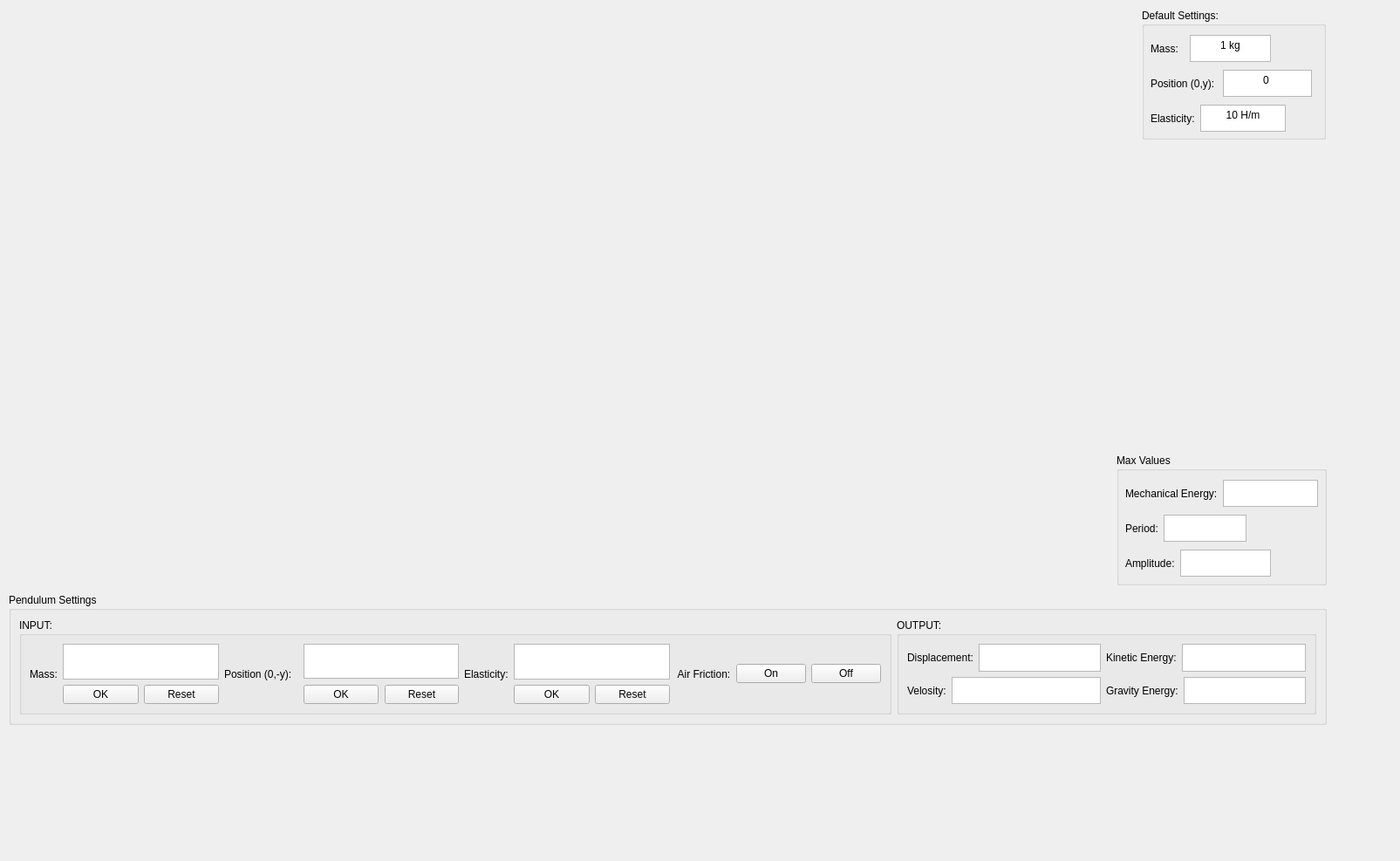
<?xml version="1.0" encoding="UTF-8"?>
<ui version="4.0">
 <class>SpringPendulum</class>
 <widget class="QWidget" name="SpringPendulum">
  <property name="geometry">
   <rect>
    <x>0</x>
    <y>0</y>
    <width>1605</width>
    <height>987</height>
   </rect>
  </property>
  <property name="windowTitle">
   <string>SpringPendulum</string>
  </property>
  <widget class="QGroupBox" name="PendulumSettings">
   <property name="geometry">
    <rect>
     <x>10</x>
     <y>680</y>
     <width>1511</width>
     <height>151</height>
    </rect>
   </property>
   <property name="title">
    <string>Pendulum Settings</string>
   </property>
   <layout class="QHBoxLayout" name="horizontalLayout_2">
    <item>
     <widget class="QGroupBox" name="INPUT">
      <property name="title">
       <string>INPUT:</string>
      </property>
      <layout class="QHBoxLayout" name="horizontalLayout_7">
       <item>
        <layout class="QHBoxLayout" name="horizontalLayout_6">
         <item>
          <widget class="QLabel" name="MassInp">
           <property name="text">
            <string>Mass:</string>
           </property>
          </widget>
         </item>
         <item>
          <layout class="QVBoxLayout" name="verticalLayout">
           <item>
            <widget class="QTextEdit" name="MassInpEdit">
             <property name="verticalScrollBarPolicy">
              <enum>Qt::ScrollBarPolicy::ScrollBarAlwaysOff</enum>
             </property>
             <property name="html">
              <string>&lt;!DOCTYPE HTML PUBLIC &quot;-//W3C//DTD HTML 4.0//EN&quot; &quot;http://www.w3.org/TR/REC-html40/strict.dtd&quot;&gt;
&lt;html&gt;&lt;head&gt;&lt;meta name=&quot;qrichtext&quot; content=&quot;1&quot; /&gt;&lt;meta charset=&quot;utf-8&quot; /&gt;&lt;style type=&quot;text/css&quot;&gt;
p, li { white-space: pre-wrap; }
hr { height: 1px; border-width: 0; }
li.unchecked::marker { content: &quot;\2610&quot;; }
li.checked::marker { content: &quot;\2612&quot;; }
&lt;/style&gt;&lt;/head&gt;&lt;body style=&quot; font-family:'Segoe UI'; font-size:9pt; font-weight:400; font-style:normal;&quot;&gt;
&lt;p align=&quot;center&quot; style=&quot;-qt-paragraph-type:empty; margin-top:0px; margin-bottom:0px; margin-left:0px; margin-right:0px; -qt-block-indent:0; text-indent:0px;&quot;&gt;&lt;br /&gt;&lt;/p&gt;&lt;/body&gt;&lt;/html&gt;</string>
             </property>
            </widget>
           </item>
           <item>
            <layout class="QHBoxLayout" name="horizontalLayout">
             <item>
              <widget class="QPushButton" name="ButtonOKMass">
               <property name="text">
                <string>OK</string>
               </property>
              </widget>
             </item>
             <item>
              <widget class="QPushButton" name="ButtonResetMass">
               <property name="text">
                <string>Reset</string>
               </property>
              </widget>
             </item>
            </layout>
           </item>
          </layout>
         </item>
        </layout>
       </item>
       <item>
        <layout class="QHBoxLayout" name="horizontalLayout_9">
         <property name="spacing">
          <number>13</number>
         </property>
         <property name="sizeConstraint">
          <enum>QLayout::SizeConstraint::SetMaximumSize</enum>
         </property>
         <item>
          <widget class="QLabel" name="PositionInp">
           <property name="text">
            <string>Position (0,-y):</string>
           </property>
          </widget>
         </item>
         <item>
          <layout class="QVBoxLayout" name="verticalLayout_4">
           <property name="spacing">
            <number>7</number>
           </property>
           <item>
            <widget class="QTextEdit" name="PositionInpEdit">
             <property name="verticalScrollBarPolicy">
              <enum>Qt::ScrollBarPolicy::ScrollBarAlwaysOff</enum>
             </property>
             <property name="horizontalScrollBarPolicy">
              <enum>Qt::ScrollBarPolicy::ScrollBarAsNeeded</enum>
             </property>
             <property name="html">
              <string>&lt;!DOCTYPE HTML PUBLIC &quot;-//W3C//DTD HTML 4.0//EN&quot; &quot;http://www.w3.org/TR/REC-html40/strict.dtd&quot;&gt;
&lt;html&gt;&lt;head&gt;&lt;meta name=&quot;qrichtext&quot; content=&quot;1&quot; /&gt;&lt;meta charset=&quot;utf-8&quot; /&gt;&lt;style type=&quot;text/css&quot;&gt;
p, li { white-space: pre-wrap; }
hr { height: 1px; border-width: 0; }
li.unchecked::marker { content: &quot;\2610&quot;; }
li.checked::marker { content: &quot;\2612&quot;; }
&lt;/style&gt;&lt;/head&gt;&lt;body style=&quot; font-family:'Segoe UI'; font-size:9pt; font-weight:400; font-style:normal;&quot;&gt;
&lt;p align=&quot;center&quot; style=&quot;-qt-paragraph-type:empty; margin-top:0px; margin-bottom:0px; margin-left:0px; margin-right:0px; -qt-block-indent:0; text-indent:0px;&quot;&gt;&lt;br /&gt;&lt;/p&gt;&lt;/body&gt;&lt;/html&gt;</string>
             </property>
            </widget>
           </item>
           <item>
            <layout class="QHBoxLayout" name="horizontalLayout_5">
             <item>
              <widget class="QPushButton" name="ButtonOKPosition">
               <property name="text">
                <string>OK</string>
               </property>
              </widget>
             </item>
             <item>
              <widget class="QPushButton" name="ButtonResetPosition">
               <property name="text">
                <string>Reset</string>
               </property>
              </widget>
             </item>
            </layout>
           </item>
          </layout>
         </item>
        </layout>
       </item>
       <item>
        <layout class="QHBoxLayout" name="horizontalLayout_10">
         <property name="sizeConstraint">
          <enum>QLayout::SizeConstraint::SetNoConstraint</enum>
         </property>
         <item>
          <widget class="QLabel" name="ElasticityInp">
           <property name="text">
            <string>Elasticity:</string>
           </property>
          </widget>
         </item>
         <item>
          <layout class="QVBoxLayout" name="verticalLayout_3">
           <item>
            <widget class="QTextEdit" name="ElasticityInpEdit">
             <property name="verticalScrollBarPolicy">
              <enum>Qt::ScrollBarPolicy::ScrollBarAlwaysOff</enum>
             </property>
             <property name="html">
              <string>&lt;!DOCTYPE HTML PUBLIC &quot;-//W3C//DTD HTML 4.0//EN&quot; &quot;http://www.w3.org/TR/REC-html40/strict.dtd&quot;&gt;
&lt;html&gt;&lt;head&gt;&lt;meta name=&quot;qrichtext&quot; content=&quot;1&quot; /&gt;&lt;meta charset=&quot;utf-8&quot; /&gt;&lt;style type=&quot;text/css&quot;&gt;
p, li { white-space: pre-wrap; }
hr { height: 1px; border-width: 0; }
li.unchecked::marker { content: &quot;\2610&quot;; }
li.checked::marker { content: &quot;\2612&quot;; }
&lt;/style&gt;&lt;/head&gt;&lt;body style=&quot; font-family:'Segoe UI'; font-size:9pt; font-weight:400; font-style:normal;&quot;&gt;
&lt;p align=&quot;center&quot; style=&quot;-qt-paragraph-type:empty; margin-top:0px; margin-bottom:0px; margin-left:0px; margin-right:0px; -qt-block-indent:0; text-indent:0px;&quot;&gt;&lt;br /&gt;&lt;/p&gt;&lt;/body&gt;&lt;/html&gt;</string>
             </property>
            </widget>
           </item>
           <item>
            <layout class="QHBoxLayout" name="horizontalLayout_3">
             <item>
              <widget class="QPushButton" name="ButtonOKElasticity">
               <property name="text">
                <string>OK</string>
               </property>
              </widget>
             </item>
             <item>
              <widget class="QPushButton" name="ButtonResetElasticity">
               <property name="text">
                <string>Reset</string>
               </property>
              </widget>
             </item>
            </layout>
           </item>
          </layout>
         </item>
        </layout>
       </item>
       <item>
        <layout class="QHBoxLayout" name="AirFriction">
         <item>
          <widget class="QLabel" name="AirFrictionInp">
           <property name="text">
            <string> Air Friction:</string>
           </property>
          </widget>
         </item>
         <item>
          <layout class="QHBoxLayout" name="horizontalLayout_8">
           <item>
            <widget class="QPushButton" name="ButtonOKAirFriction">
             <property name="text">
              <string>On</string>
             </property>
            </widget>
           </item>
           <item>
            <widget class="QPushButton" name="ButtonOffAirFriction">
             <property name="text">
              <string>Off</string>
             </property>
            </widget>
           </item>
          </layout>
         </item>
        </layout>
       </item>
      </layout>
     </widget>
    </item>
    <item>
     <widget class="QGroupBox" name="OUTPUT">
      <property name="title">
       <string>OUTPUT:</string>
      </property>
      <layout class="QHBoxLayout" name="horizontalLayout_18">
       <item>
        <layout class="QVBoxLayout" name="verticalLayout_6">
         <item>
          <layout class="QHBoxLayout" name="horizontalLayout_16">
           <item>
            <widget class="QLabel" name="DisplacementOut">
             <property name="text">
              <string>Displacement:</string>
             </property>
            </widget>
           </item>
           <item>
            <widget class="QTextBrowser" name="OutputDisplacementValue">
             <property name="verticalScrollBarPolicy">
              <enum>Qt::ScrollBarPolicy::ScrollBarAlwaysOff</enum>
             </property>
             <property name="html">
              <string>&lt;!DOCTYPE HTML PUBLIC &quot;-//W3C//DTD HTML 4.0//EN&quot; &quot;http://www.w3.org/TR/REC-html40/strict.dtd&quot;&gt;
&lt;html&gt;&lt;head&gt;&lt;meta name=&quot;qrichtext&quot; content=&quot;1&quot; /&gt;&lt;meta charset=&quot;utf-8&quot; /&gt;&lt;style type=&quot;text/css&quot;&gt;
p, li { white-space: pre-wrap; }
hr { height: 1px; border-width: 0; }
li.unchecked::marker { content: &quot;\2610&quot;; }
li.checked::marker { content: &quot;\2612&quot;; }
&lt;/style&gt;&lt;/head&gt;&lt;body style=&quot; font-family:'Segoe UI'; font-size:9pt; font-weight:400; font-style:normal;&quot;&gt;
&lt;p align=&quot;center&quot; style=&quot;-qt-paragraph-type:empty; margin-top:0px; margin-bottom:0px; margin-left:0px; margin-right:0px; -qt-block-indent:0; text-indent:0px;&quot;&gt;&lt;br /&gt;&lt;/p&gt;&lt;/body&gt;&lt;/html&gt;</string>
             </property>
            </widget>
           </item>
          </layout>
         </item>
         <item>
          <layout class="QHBoxLayout" name="horizontalLayout_13">
           <item>
            <widget class="QLabel" name="VelosityOut">
             <property name="text">
              <string>Velosity:</string>
             </property>
            </widget>
           </item>
           <item>
            <widget class="QTextBrowser" name="OutputVelosityValue">
             <property name="verticalScrollBarPolicy">
              <enum>Qt::ScrollBarPolicy::ScrollBarAlwaysOff</enum>
             </property>
             <property name="html">
              <string>&lt;!DOCTYPE HTML PUBLIC &quot;-//W3C//DTD HTML 4.0//EN&quot; &quot;http://www.w3.org/TR/REC-html40/strict.dtd&quot;&gt;
&lt;html&gt;&lt;head&gt;&lt;meta name=&quot;qrichtext&quot; content=&quot;1&quot; /&gt;&lt;meta charset=&quot;utf-8&quot; /&gt;&lt;style type=&quot;text/css&quot;&gt;
p, li { white-space: pre-wrap; }
hr { height: 1px; border-width: 0; }
li.unchecked::marker { content: &quot;\2610&quot;; }
li.checked::marker { content: &quot;\2612&quot;; }
&lt;/style&gt;&lt;/head&gt;&lt;body style=&quot; font-family:'Segoe UI'; font-size:9pt; font-weight:400; font-style:normal;&quot;&gt;
&lt;p align=&quot;center&quot; style=&quot;-qt-paragraph-type:empty; margin-top:0px; margin-bottom:0px; margin-left:0px; margin-right:0px; -qt-block-indent:0; text-indent:0px;&quot;&gt;&lt;br /&gt;&lt;/p&gt;&lt;/body&gt;&lt;/html&gt;</string>
             </property>
            </widget>
           </item>
          </layout>
         </item>
        </layout>
       </item>
       <item>
        <layout class="QVBoxLayout" name="verticalLayout_7">
         <item>
          <layout class="QHBoxLayout" name="horizontalLayout_14">
           <item>
            <widget class="QLabel" name="KinEnOut">
             <property name="text">
              <string>Kinetic Energy:</string>
             </property>
            </widget>
           </item>
           <item>
            <widget class="QTextBrowser" name="OutputKinEnValue">
             <property name="verticalScrollBarPolicy">
              <enum>Qt::ScrollBarPolicy::ScrollBarAlwaysOff</enum>
             </property>
             <property name="html">
              <string>&lt;!DOCTYPE HTML PUBLIC &quot;-//W3C//DTD HTML 4.0//EN&quot; &quot;http://www.w3.org/TR/REC-html40/strict.dtd&quot;&gt;
&lt;html&gt;&lt;head&gt;&lt;meta name=&quot;qrichtext&quot; content=&quot;1&quot; /&gt;&lt;meta charset=&quot;utf-8&quot; /&gt;&lt;style type=&quot;text/css&quot;&gt;
p, li { white-space: pre-wrap; }
hr { height: 1px; border-width: 0; }
li.unchecked::marker { content: &quot;\2610&quot;; }
li.checked::marker { content: &quot;\2612&quot;; }
&lt;/style&gt;&lt;/head&gt;&lt;body style=&quot; font-family:'Segoe UI'; font-size:9pt; font-weight:400; font-style:normal;&quot;&gt;
&lt;p align=&quot;center&quot; style=&quot;-qt-paragraph-type:empty; margin-top:0px; margin-bottom:0px; margin-left:0px; margin-right:0px; -qt-block-indent:0; text-indent:0px;&quot;&gt;&lt;br /&gt;&lt;/p&gt;&lt;/body&gt;&lt;/html&gt;</string>
             </property>
            </widget>
           </item>
          </layout>
         </item>
         <item>
          <layout class="QHBoxLayout" name="horizontalLayout_15">
           <item>
            <widget class="QLabel" name="GrEnOut">
             <property name="text">
              <string>Gravity Energy:</string>
             </property>
            </widget>
           </item>
           <item>
            <widget class="QTextBrowser" name="OutputGrEnValue">
             <property name="verticalScrollBarPolicy">
              <enum>Qt::ScrollBarPolicy::ScrollBarAlwaysOff</enum>
             </property>
             <property name="html">
              <string>&lt;!DOCTYPE HTML PUBLIC &quot;-//W3C//DTD HTML 4.0//EN&quot; &quot;http://www.w3.org/TR/REC-html40/strict.dtd&quot;&gt;
&lt;html&gt;&lt;head&gt;&lt;meta name=&quot;qrichtext&quot; content=&quot;1&quot; /&gt;&lt;meta charset=&quot;utf-8&quot; /&gt;&lt;style type=&quot;text/css&quot;&gt;
p, li { white-space: pre-wrap; }
hr { height: 1px; border-width: 0; }
li.unchecked::marker { content: &quot;\2610&quot;; }
li.checked::marker { content: &quot;\2612&quot;; }
&lt;/style&gt;&lt;/head&gt;&lt;body style=&quot; font-family:'Segoe UI'; font-size:9pt; font-weight:400; font-style:normal;&quot;&gt;
&lt;p align=&quot;center&quot; style=&quot;-qt-paragraph-type:empty; margin-top:0px; margin-bottom:0px; margin-left:0px; margin-right:0px; -qt-block-indent:0; text-indent:0px;&quot;&gt;&lt;br /&gt;&lt;/p&gt;&lt;/body&gt;&lt;/html&gt;</string>
             </property>
            </widget>
           </item>
          </layout>
         </item>
        </layout>
       </item>
      </layout>
     </widget>
    </item>
   </layout>
  </widget>
  <widget class="QGroupBox" name="MaxValues">
   <property name="geometry">
    <rect>
     <x>1280</x>
     <y>520</y>
     <width>241</width>
     <height>151</height>
    </rect>
   </property>
   <property name="title">
    <string>Max Values</string>
   </property>
   <widget class="QWidget" name="layoutWidget">
    <property name="geometry">
     <rect>
      <x>10</x>
      <y>70</y>
      <width>139</width>
      <height>31</height>
     </rect>
    </property>
    <layout class="QHBoxLayout" name="horizontalLayout_12">
     <item>
      <widget class="QLabel" name="PeriodOut">
       <property name="text">
        <string>Period:</string>
       </property>
      </widget>
     </item>
     <item>
      <widget class="QTextBrowser" name="OutputPeriodValue">
       <property name="verticalScrollBarPolicy">
        <enum>Qt::ScrollBarPolicy::ScrollBarAlwaysOff</enum>
       </property>
       <property name="html">
        <string>&lt;!DOCTYPE HTML PUBLIC &quot;-//W3C//DTD HTML 4.0//EN&quot; &quot;http://www.w3.org/TR/REC-html40/strict.dtd&quot;&gt;
&lt;html&gt;&lt;head&gt;&lt;meta name=&quot;qrichtext&quot; content=&quot;1&quot; /&gt;&lt;meta charset=&quot;utf-8&quot; /&gt;&lt;style type=&quot;text/css&quot;&gt;
p, li { white-space: pre-wrap; }
hr { height: 1px; border-width: 0; }
li.unchecked::marker { content: &quot;\2610&quot;; }
li.checked::marker { content: &quot;\2612&quot;; }
&lt;/style&gt;&lt;/head&gt;&lt;body style=&quot; font-family:'Segoe UI'; font-size:9pt; font-weight:400; font-style:normal;&quot;&gt;
&lt;p align=&quot;center&quot; style=&quot;-qt-paragraph-type:empty; margin-top:0px; margin-bottom:0px; margin-left:0px; margin-right:0px; -qt-block-indent:0; text-indent:0px;&quot;&gt;&lt;br /&gt;&lt;/p&gt;&lt;/body&gt;&lt;/html&gt;</string>
       </property>
      </widget>
     </item>
    </layout>
   </widget>
   <widget class="QWidget" name="layoutWidget_2">
    <property name="geometry">
     <rect>
      <x>10</x>
      <y>110</y>
      <width>167</width>
      <height>31</height>
     </rect>
    </property>
    <layout class="QHBoxLayout" name="horizontalLayout_17">
     <item>
      <widget class="QLabel" name="AmplitudeOut">
       <property name="text">
        <string>Amplitude:</string>
       </property>
      </widget>
     </item>
     <item>
      <widget class="QTextBrowser" name="OutputAmplitudeVlaue">
       <property name="verticalScrollBarPolicy">
        <enum>Qt::ScrollBarPolicy::ScrollBarAlwaysOff</enum>
       </property>
       <property name="html">
        <string>&lt;!DOCTYPE HTML PUBLIC &quot;-//W3C//DTD HTML 4.0//EN&quot; &quot;http://www.w3.org/TR/REC-html40/strict.dtd&quot;&gt;
&lt;html&gt;&lt;head&gt;&lt;meta name=&quot;qrichtext&quot; content=&quot;1&quot; /&gt;&lt;meta charset=&quot;utf-8&quot; /&gt;&lt;style type=&quot;text/css&quot;&gt;
p, li { white-space: pre-wrap; }
hr { height: 1px; border-width: 0; }
li.unchecked::marker { content: &quot;\2610&quot;; }
li.checked::marker { content: &quot;\2612&quot;; }
&lt;/style&gt;&lt;/head&gt;&lt;body style=&quot; font-family:'Segoe UI'; font-size:9pt; font-weight:400; font-style:normal;&quot;&gt;
&lt;p align=&quot;center&quot; style=&quot;-qt-paragraph-type:empty; margin-top:0px; margin-bottom:0px; margin-left:0px; margin-right:0px; -qt-block-indent:0; text-indent:0px;&quot;&gt;&lt;br /&gt;&lt;/p&gt;&lt;/body&gt;&lt;/html&gt;</string>
       </property>
      </widget>
     </item>
    </layout>
   </widget>
   <widget class="QWidget" name="layoutWidget_3">
    <property name="geometry">
     <rect>
      <x>10</x>
      <y>30</y>
      <width>221</width>
      <height>31</height>
     </rect>
    </property>
    <layout class="QHBoxLayout" name="horizontalLayout_4">
     <item>
      <widget class="QLabel" name="MechEnOut">
       <property name="text">
        <string>Mechanical Energy:</string>
       </property>
      </widget>
     </item>
     <item>
      <widget class="QTextBrowser" name="OutputMechEnVlaue">
       <property name="verticalScrollBarPolicy">
        <enum>Qt::ScrollBarPolicy::ScrollBarAlwaysOff</enum>
       </property>
      </widget>
     </item>
    </layout>
   </widget>
  </widget>
  <widget class="QGroupBox" name="DefaultSettings">
   <property name="geometry">
    <rect>
     <x>1309</x>
     <y>10</y>
     <width>211</width>
     <height>150</height>
    </rect>
   </property>
   <property name="title">
    <string>Default Settings:</string>
   </property>
   <widget class="QWidget" name="layoutWidget">
    <property name="geometry">
     <rect>
      <x>10</x>
      <y>30</y>
      <width>138</width>
      <height>31</height>
     </rect>
    </property>
    <layout class="QHBoxLayout" name="horizontalLayout_21">
     <item>
      <widget class="QLabel" name="DefaultMass">
       <property name="text">
        <string>Mass:  </string>
       </property>
      </widget>
     </item>
     <item>
      <widget class="QTextBrowser" name="DefaultValueMass">
       <property name="verticalScrollBarPolicy">
        <enum>Qt::ScrollBarPolicy::ScrollBarAlwaysOff</enum>
       </property>
       <property name="html">
        <string>&lt;!DOCTYPE HTML PUBLIC &quot;-//W3C//DTD HTML 4.0//EN&quot; &quot;http://www.w3.org/TR/REC-html40/strict.dtd&quot;&gt;
&lt;html&gt;&lt;head&gt;&lt;meta name=&quot;qrichtext&quot; content=&quot;1&quot; /&gt;&lt;meta charset=&quot;utf-8&quot; /&gt;&lt;style type=&quot;text/css&quot;&gt;
p, li { white-space: pre-wrap; }
hr { height: 1px; border-width: 0; }
li.unchecked::marker { content: &quot;\2610&quot;; }
li.checked::marker { content: &quot;\2612&quot;; }
&lt;/style&gt;&lt;/head&gt;&lt;body style=&quot; font-family:'Segoe UI'; font-size:9pt; font-weight:400; font-style:normal;&quot;&gt;
&lt;p align=&quot;center&quot; style=&quot; margin-top:0px; margin-bottom:0px; margin-left:0px; margin-right:0px; -qt-block-indent:0; text-indent:0px;&quot;&gt;1 kg&lt;/p&gt;&lt;/body&gt;&lt;/html&gt;</string>
       </property>
      </widget>
     </item>
    </layout>
   </widget>
   <widget class="QWidget" name="layoutWidget">
    <property name="geometry">
     <rect>
      <x>10</x>
      <y>70</y>
      <width>185</width>
      <height>31</height>
     </rect>
    </property>
    <layout class="QHBoxLayout" name="horizontalLayout_20">
     <item>
      <widget class="QLabel" name="DefaultPosition">
       <property name="text">
        <string>Position (0,y): </string>
       </property>
      </widget>
     </item>
     <item>
      <widget class="QTextBrowser" name="DefaultValuePosition">
       <property name="verticalScrollBarPolicy">
        <enum>Qt::ScrollBarPolicy::ScrollBarAlwaysOff</enum>
       </property>
       <property name="html">
        <string>&lt;!DOCTYPE HTML PUBLIC &quot;-//W3C//DTD HTML 4.0//EN&quot; &quot;http://www.w3.org/TR/REC-html40/strict.dtd&quot;&gt;
&lt;html&gt;&lt;head&gt;&lt;meta name=&quot;qrichtext&quot; content=&quot;1&quot; /&gt;&lt;meta charset=&quot;utf-8&quot; /&gt;&lt;style type=&quot;text/css&quot;&gt;
p, li { white-space: pre-wrap; }
hr { height: 1px; border-width: 0; }
li.unchecked::marker { content: &quot;\2610&quot;; }
li.checked::marker { content: &quot;\2612&quot;; }
&lt;/style&gt;&lt;/head&gt;&lt;body style=&quot; font-family:'Segoe UI'; font-size:9pt; font-weight:400; font-style:normal;&quot;&gt;
&lt;p align=&quot;center&quot; style=&quot; margin-top:0px; margin-bottom:0px; margin-left:0px; margin-right:0px; -qt-block-indent:0; text-indent:0px;&quot;&gt;0 &lt;/p&gt;&lt;/body&gt;&lt;/html&gt;</string>
       </property>
      </widget>
     </item>
    </layout>
   </widget>
   <widget class="QWidget" name="layoutWidget">
    <property name="geometry">
     <rect>
      <x>10</x>
      <y>110</y>
      <width>155</width>
      <height>31</height>
     </rect>
    </property>
    <layout class="QHBoxLayout" name="horizontalLayout_19">
     <item>
      <widget class="QLabel" name="DefaultElasticity">
       <property name="text">
        <string>Elasticity:</string>
       </property>
      </widget>
     </item>
     <item>
      <widget class="QTextBrowser" name="DefaultValueElasticity">
       <property name="verticalScrollBarPolicy">
        <enum>Qt::ScrollBarPolicy::ScrollBarAlwaysOff</enum>
       </property>
       <property name="html">
        <string>&lt;!DOCTYPE HTML PUBLIC &quot;-//W3C//DTD HTML 4.0//EN&quot; &quot;http://www.w3.org/TR/REC-html40/strict.dtd&quot;&gt;
&lt;html&gt;&lt;head&gt;&lt;meta name=&quot;qrichtext&quot; content=&quot;1&quot; /&gt;&lt;meta charset=&quot;utf-8&quot; /&gt;&lt;style type=&quot;text/css&quot;&gt;
p, li { white-space: pre-wrap; }
hr { height: 1px; border-width: 0; }
li.unchecked::marker { content: &quot;\2610&quot;; }
li.checked::marker { content: &quot;\2612&quot;; }
&lt;/style&gt;&lt;/head&gt;&lt;body style=&quot; font-family:'Segoe UI'; font-size:9pt; font-weight:400; font-style:normal;&quot;&gt;
&lt;p align=&quot;center&quot; style=&quot; margin-top:0px; margin-bottom:0px; margin-left:0px; margin-right:0px; -qt-block-indent:0; text-indent:0px;&quot;&gt;10 H/m&lt;/p&gt;&lt;/body&gt;&lt;/html&gt;</string>
       </property>
      </widget>
     </item>
    </layout>
   </widget>
  </widget>
 </widget>
 <resources/>
 <connections/>
</ui>
